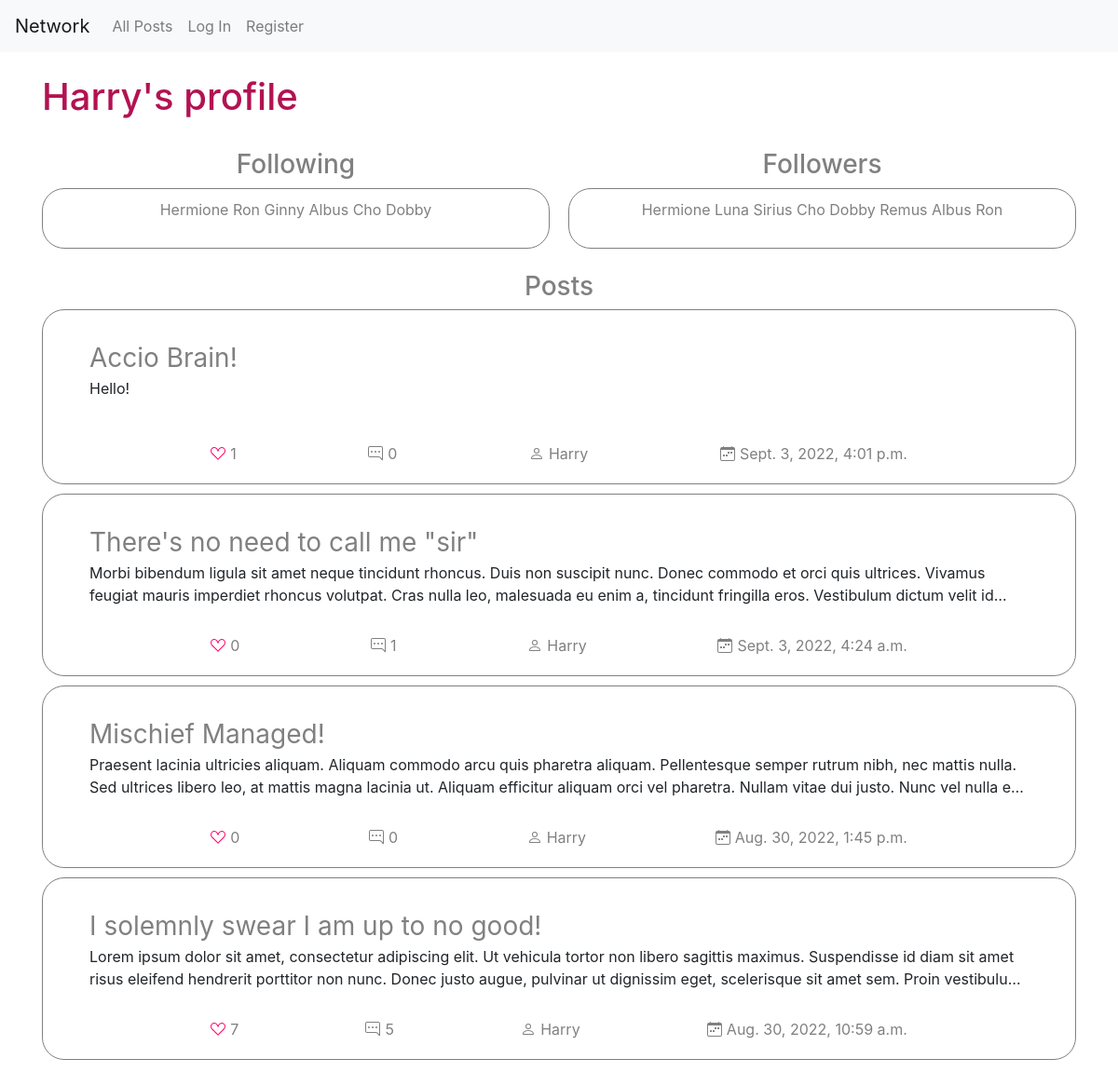
Page /users/1 on the committed database.
### network/models.py (models this page shows, shortened)
class User(AbstractUser):
    about = models.TextField(max_length=160, blank=True)
    photo = models.URLField(max_length=2048, blank=True)

class Post(models.Model):
    author = models.ForeignKey(User, on_delete=models.CASCADE, related_name="posts")
    content = models.TextField(max_length=280)
    likes = models.ManyToManyField(User, blank=True)
    timestamp = models.DateTimeField(auto_now_add=True)
    title = models.CharField(max_length=80)

class Comment(models.Model):
    post = models.ForeignKey(Post, on_delete=models.CASCADE, related_name="comments")
    text = models.TextField(max_length=140)
    timestamp = models.DateTimeField(auto_now_add=True)
    user = models.ForeignKey(User, on_delete=models.CASCADE, related_name="comments")

### network/views.py (the view)
# urls.py: path("users/<str:id>", views.profile, name="user")
def profile(request, id):
    user = request.user if id == request.user.id else User.objects.filter(id=id).first()
    following, status = FollowingList.objects.get_or_create(user=user)
    return render(request, "network/user.html", {"followers": [user.user for user in FollowingList.objects.filter(followees__in=[user])], "following": following.followees.all(), "page_obj": util.get_paginator(request, Post.objects.filter(author=user).order_by('-timestamp')), "user_to_show": user})

### network/util.py (called while the page is built)
def get_paginator(request, posts):
    paginator = Paginator(posts, 10)
    return paginator.get_page(request.GET.get('page'))

### network/templates/network/user.html (shortened to what this page needs)
{% extends "network/layout.html" %}
{% load static %}
{% block body %}
    <div class="container">
        <div class="header">
            {% if user != user_to_show or not user.is_authenticated %}
                <h1>{{ user_to_show.username }}'s profile</h1>
            {% else %}
                <h1>Your profile</h1>
            {% endif %}
        </div>
        <div class="follow-block">
            <div class="follow-headers">
                <h3>Following</h3>
                <div class="following">
                    {% for usr in following %}
                        {% if user.is_authenticated and user != usr or not user.is_authenticated %}
                            <a class="followee" href="{% url 'user' usr.id %}">{{ usr }}</a>
                        {% else %}
                            <a class="followee-you" href="{% url 'user' usr.id %}">You</a>
                        {% endif %}
                    {% empty %}
                        {{ user_to_show }} is not following anyone yet.
                    {% endfor %}
                </div>
            </div>
            <div class="follow-headers">
                <h3>Followers</h3>
                <div class="followers">
                    {% for follower in followers %}
                        {% if user.is_authenticated and user != follower or not user.is_authenticated %}
                            <a class="follower" href="{% url 'user' follower.id %}">{{ follower }}</a>
                        {% else %}
                            <a class="follower-you" href="{% url 'user' follower.id %}">You</a>
                        {% endif %}
                    {% empty %}
                        <div class="no-followers">{{ user_to_show }} has no followers yet.</div>
                    {% endfor %}
                </div>
            </div>
        </div>
        <h3 class="posts-title">Posts</h3>
        {% include "network/posts-widget.html" %}
    </div>
{% endblock %}

### network/templates/network/layout.html (shortened to what this page needs)
{% load static %}
<!DOCTYPE html>
<html lang="en">
    <head>
        <link rel="stylesheet" href="https://stackpath.bootstrapcdn.com/bootstrap/4.4.1/css/bootstrap.min.css">
        <link href="{% static 'network/styles.css' %}" rel="stylesheet">
    </head>
    <body>
        <nav class="navbar navbar-expand-lg navbar-light bg-light">
            <a class="navbar-brand" href="{% url 'index' %}">Network</a>
            <div>
              <ul class="navbar-nav mr-auto">
                <li class="nav-item">
                  <a class="nav-link" href="{% url 'index' %}">All Posts</a>
                </li>
                {% if user.is_authenticated %}
                    <li class="nav-item">
                        <a class="nav-link" href="{% url 'following' %}">Following</a>
                    </li>
                    <li class="nav-item">
                        <a class="nav-link" href="{% url 'add' %}">New Post</a>
                    </li>
                    <li class="nav-item">
                        <a class="nav-link" href="{% url 'logout' %}">Log Out</a>
                    </li>
                {% else %}
                    <li class="nav-item">
                        <a class="nav-link" href="{% url 'login' %}">Log In</a>
                    </li>
                    <li class="nav-item">
                        <a class="nav-link" href="{% url 'register' %}">Register</a>
                    </li>
                {% endif %}
              </ul>
            </div>
        </nav>
        <div class="body">
            {% block body %}
            {% endblock %}
        </div>
    </body>
</html>

### network/templates/network/posts-widget.html (shortened to what this page needs)
<div class="posts">
    {% for post in page_obj %}
    <div class="post">
        <div class="post-content">
            <div class="post-title-min-div"><a href="{% url 'post' post.id %}" class="post-title-min">{{ post.title }}</a></div>
            <p class="content-paragraph">{{ post.content }}</p>
        </div>
        <div class="post-bottom">
            <div class="likes">
                <div class="count">{{ post.likes.all|length }}</div>
            </div>
            <div class="comments">
                {{ post.comments.all|length }}
            </div>
            <div class="author">
                {% if post.author == user %}
                    <a href="{% url 'user' post.author.id %}">you</a>
                {% else %}
                    <a href="{% url 'user' post.author.id %}">{{ post.author.username }}</a>
                {% endif %}
            </div>
            <div class="date">
                {{ post.timestamp }}
            </div>
        </div>
    </div>
{% empty %}
    <h3>No posts yet.</h3>
{% endfor %}
</div>

### network/static/network/styles.css (style rules this page uses)
a, a:visited, h3 { color: gray; }
a:hover, .page-link:hover, .like, .like-inactive { color: rgb(255,0,102); }
h1 { color: rgb(179,18,82); }
.author, .buttons, .comments, .date, .like, .likes, .header { align-items: center; color: gray; display: flex; }
.buttons, .follow-block { gap: 20px; }
.commentaries, .follow-block, .header, .post, .commentary { display: flex; flex-wrap: wrap; }
.comment-form, .follow-block { margin-bottom: 1.5rem; }
.calendar, .comment, .like, .like-inactive, .person { margin-right: 5px; }
.container { height: 100vh; }
.content-paragraph { display: -webkit-box; overflow: hidden; text-overflow: ellipsis; -webkit-line-clamp: 2; -webkit-box-orient: vertical; }
.followers, .following { border: .5px solid gray; border-radius: 1.5rem; height: 65px; overflow: scroll; padding: 10px; }
.follow-headers { width: calc(50% - 10px); }
.header, .post-bottom { justify-content: space-between; }
.line, .header { margin-bottom: 1.5rem; margin-top: 1.5rem; }
.post, .commentary { align-content: space-between; border: .5px solid gray; border-radius: 1.5rem; margin-bottom: 10px; padding: 20px; width: 100%; }
.post { padding-top: 0; }
.post-bottom { align-items: center; display: flex; margin: auto; min-width: 70%; }
.post-content { max-height: 150px; padding: 30px; }
.posts { padding-bottom: 1.5rem; }
.posts-title, .follow-headers { text-align: center; }
.post-content, .post-title, .subtitle, .inputs input, textarea, .commentary-header, .comment-form { width: 100%; }
.post-title-min-div { overflow: hidden; white-space: nowrap; }
.post-title-min { font-size: 1.75rem; }

### rows in the picture
User: username "Harry"
User: username "Hermione"
User: username "Ron"
User: username "Ginny"
User: username "Albus"
User: username "Cho"
User: username "Dobby"
User: username "Luna"
User: username "Sirius"
User: username "Remus"
Post: title "Accio Brain!", content "Hello!", likes.all|length "1", comments.all|length "0", author.username "Harry", timestamp "Sept. 3, 2022, 4:01 p.m."
Post: title "There's no need to call me \"sir\"", content "Morbi bibendum ligula sit amet neque tincidunt rhoncus. Duis non suscipit nunc. Donec commodo et orci quis ultrices. Vivamus feugiat mauris imperdiet rhoncus volutpat. Cras nulla leo, malesuada eu enim a, tincidunt fringilla eros. Vestibulum dictum velit…", likes.all|length "0", comments.all|length "1", author.username "Harry", timestamp "Sept. 3, 2022, 4:24 a.m."
Post: title "Mischief Managed!", content "Praesent lacinia ultricies aliquam. Aliquam commodo arcu quis pharetra aliquam. Pellentesque semper rutrum nibh, nec mattis nulla. Sed ultrices libero leo, at mattis magna lacinia ut. Aliquam efficitur aliquam orci vel pharetra. Nullam vitae dui justo. Nunc vel nulla…", likes.all|length "0", comments.all|length "0", author.username "Harry", timestamp "Aug. 30, 2022, 1:45 p.m."
Post: title "I solemnly swear I am up to no good!", content "Lorem ipsum dolor sit amet, consectetur adipiscing elit. Ut vehicula tortor non libero sagittis maximus. Suspendisse id diam sit amet risus eleifend hendrerit porttitor non nunc. Donec justo augue, pulvinar ut dignissim eget, scelerisque sit amet sem. Proin…", likes.all|length "7", comments.all|length "5", author.username "Harry", timestamp "Aug. 30, 2022, 10:59 a.m."
